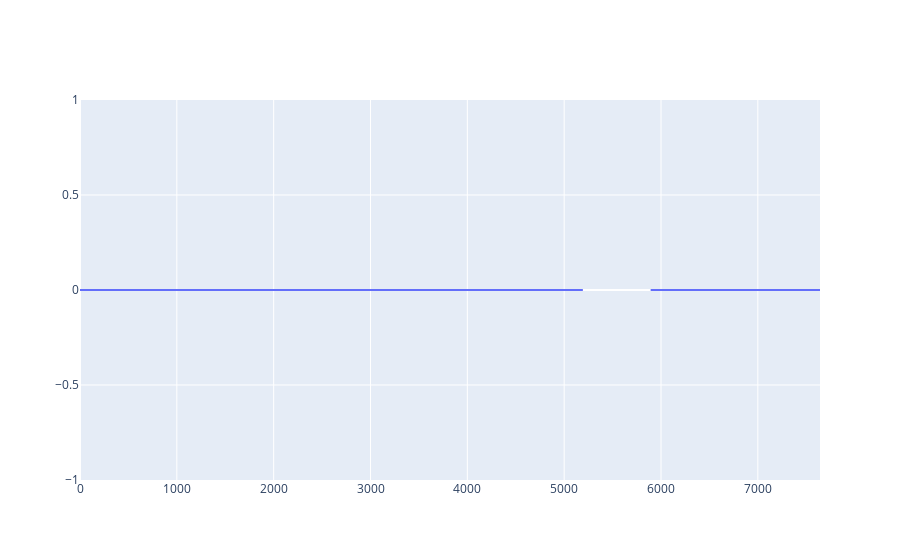

The notebook cell this image was saved under:
### Code cell
figGV.show(config=conf)
#this plot lies on the x-axis from sample 1 to 7642 because the Gap of Volage is Zero
#this need not be filtered as there is no noise in the samples

### Figure 1 — Plotly figure (JSON) as saved in the notebook; plotly's stock layout.template omitted (floating-point values rounded to 4 significant figures; data arrays with more than 128 entries replaced by an {"elided": "..."} marker saying what was removed)
{"data": [{"line": {"shape": "spline"}, "name": "Signal with noise", "type": "scatter", "y": {"elided": "7643 int values"}}], "layout": {}}
